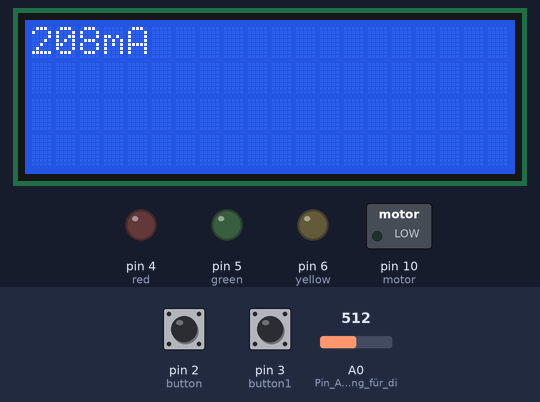
Recording of a sketch running on a simulated Arduino Uno, built with avr-gcc and run on an emulated ATmega328P. Shown: 20×4 character LCD, switched loads named in the sketch (green lamp = pin HIGH), output pins drawn as LEDs (lit = HIGH). The inputs (shaded band) are chosen by the test bench; at power-on: pin 2 (button) HIGH, A0 (Pin_A0_als_Eingang_für_di) = 512, pin 3 (button1) HIGH.

Above: at 1.2 s.
1.3 s: pin 2 (button) pulled LOW for 0.25 s
At 2.6 s:
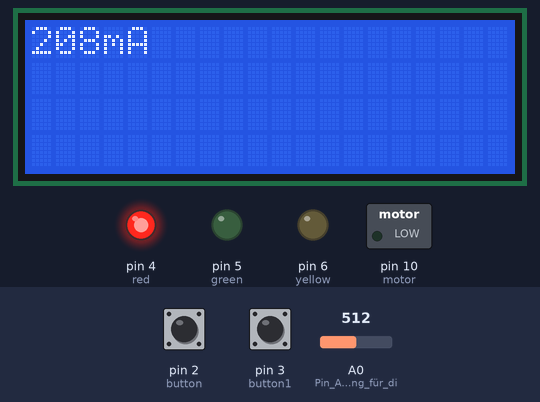
3.0 s: A0 (Pin_A0_als_Eingang_für_di) set to 491
At 3.9 s:
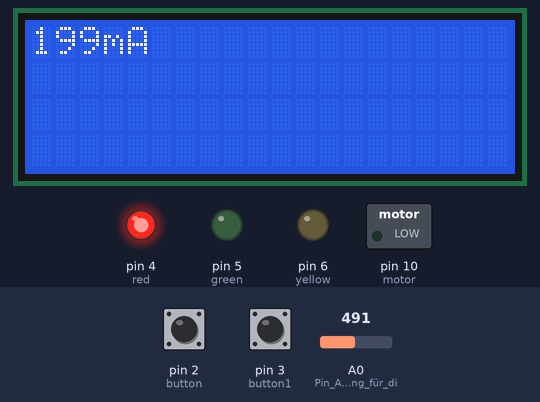
4.5 s: A0 (Pin_A0_als_Eingang_für_di) set to 306
At 5.2 s:
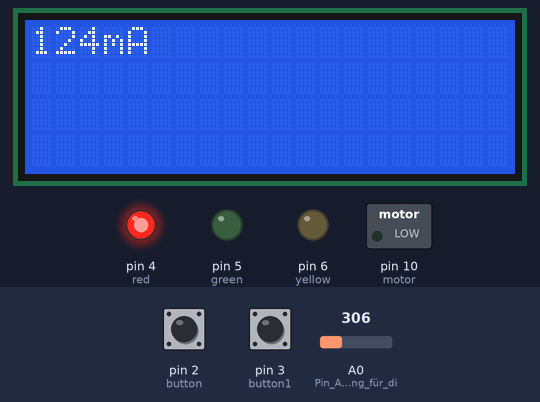
6.1 s: pin 2 (button) pulled LOW for 1 s
At 6.7 s:
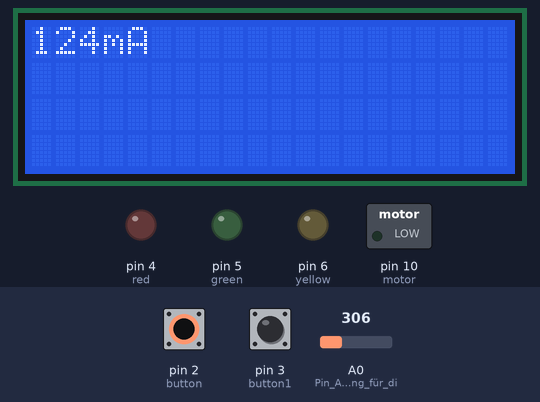
8.6 s: pin 2 (button) pulled LOW for 3.2 s
At 9.3 s:
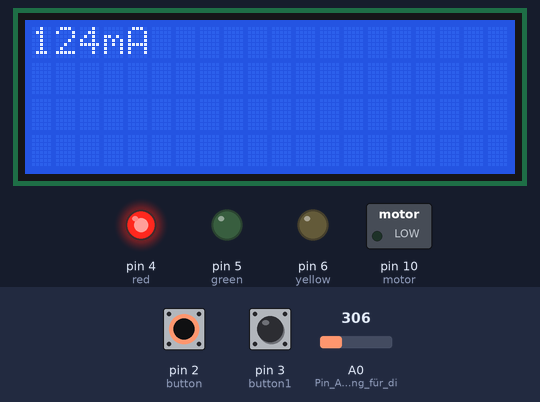
13.3 s: A0 (Pin_A0_als_Eingang_für_di) set to 290
At 14.3 s:
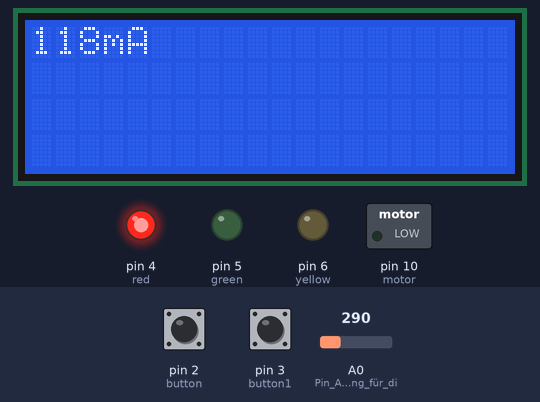
Timing chart, 0 to 15.8 s (numbered marks = the images above; inputs shaded):
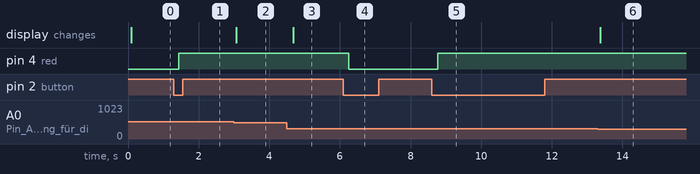

Measured:
- after the input at 1.3 s, pin 4 (red): LOW → HIGH after 0.14 s
- after the input at 3.0 s, the display: changes after 0.07 s (image 2)
- after the input at 4.5 s, the display: changes after 0.17 s (image 3)
- after the input at 6.1 s, pin 4 (red): HIGH → LOW after 0.15 s
- after the input at 8.6 s, pin 4 (red): LOW → HIGH after 0.17 s
- after the input at 13.3 s, the display: changes after 0.07 s (image 6)

The sketch:

codenew__1_.ino.ino
```cpp
#include <Wire.h>
#include <LiquidCrystal_I2C.h>       // Bibliothek für das LCD-Display einbinden
LiquidCrystal_I2C lcd(0x27, 20, 4);  // LCD-Objekt initialisieren (Adresse: 0x27, 20 Zeichen, 4 Zeilen)

// Variable für Strommessung und Tasten
int val = 0;        // Wert für den analogen Eingang (Spannungswert)
int button = 2;     // Pin für den ersten Button
int button1 = 3;    // Pin für den zweiten Button
int red = 4;        // Pin für die rote LED
int yellow = 6;     // Pin für die gelbe LED
int green = 5;      // Pin für die grüne LED
int motor = 10;     // Pin für den Motor
int stromtest = 7;  // TEST-Pin (möglicherweise zum Strom messen)
int strom = 0;      // Stromwert initialisieren

volatile bool buttonPressed = false;   // Status des ersten Buttons (Interrupt-gesteuert)
volatile bool button1Pressed = false;  // Status des zweiten Buttons (Interrupt-gesteuert)

// Interrupt-Service-Routine für Button 1
void buttonPressISR() {
  buttonPressed = !buttonPressed;  // Toggle Button-Status, wenn der Button gedrückt wird
}

// Interrupt-Service-Routine für Button 2
void button1PressISR() {
  button1Pressed = !button1Pressed;  // Toggle Button-Status, wenn der Button gedrückt wird
}

void setup() {
  // Serial.begin(9600);  // Seriellen Monitor für Debugging (optional auskommentiert)

  pinMode(A0, INPUT);              // Pin A0 als Eingang für die Spannungsmessung festlegen
  pinMode(button, INPUT_PULLUP);   // Button 1 als Eingang mit internem Pullup-Widerstand
  pinMode(button1, INPUT_PULLUP);  // Button 2 als Eingang mit internem Pullup-Widerstand

  lcd.init();       // LCD-Display initialisieren
  lcd.backlight();  // Hintergrundbeleuchtung des LCD einschalten

  pinMode(red, OUTPUT);     // Pin für rote LED als Ausgang setzen
  pinMode(yellow, OUTPUT);  // Pin für gelbe LED als Ausgang setzen
  pinMode(green, OUTPUT);   // Pin für grüne LED als Ausgang setzen
  pinMode(motor, OUTPUT);   // Pin für den Motor als Ausgang setzen

  // Interrupts für die Buttons einrichten
  attachInterrupt(digitalPinToInterrupt(button), buttonPressISR, FALLING);    // Button 1 interrupt (Falling Edge)
  attachInterrupt(digitalPinToInterrupt(button1), button1PressISR, FALLING);  // Button 2 interrupt (Falling Edge)
}

void loop() {
  digitalWrite(stromtest, LOW);  // Stromtest-Pin auf LOW setzen (möglicherweise zum Vermeiden von Rauschen oder Interferenzen)

  val = analogRead(A0);                // Analogwert (Spannung) von Pin A0 einlesen
  strom = map(val, 0, 1023, 0, 5000);  // Umrechnung des analog eingelesenen Wertes in mA (Stromstärke)
  strom = strom / 12;                  // Anpassung der Berechnung (kann von der Schaltung abhängen)
  Serial.println(strom);               // Ausgabe des Stromwertes auf dem seriellen Monitor
  delay(20);                           // Kurze Pause, um die Messung zu stabilisieren

  digitalWrite(stromtest, HIGH);  // Stromtest-Pin auf HIGH setzen (möglicherweise für spätere Messung oder Aktivierung)

  lcd.clear();          // LCD-Bildschirm löschen
  lcd.setCursor(0, 0);  // Cursor auf Zeile 0, Spalte 0 setzen
  lcd.print(strom);     // Den berechneten Stromwert auf dem LCD anzeigen
  lcd.print("mA");      // Einheit "mA" nach dem Wert anzeigen
  delay(200);           // Kurze Pause, um das Display nicht zu überfluten

  // Stufe 1: Strom <= 100mA
  if (strom <= 100) {
    digitalWrite(red, LOW);     // Rote LED ausschalten
    digitalWrite(yellow, LOW);  // Gelbe LED ausschalten
    digitalWrite(green, LOW);   // Grüne LED ausschalten
    digitalWrite(motor, LOW);   // Motor ausschalten
  }

  // Stufe 2: Strom zwischen 101mA und 300mA
  else if (strom >= 101 && strom <= 300) {
    if (buttonPressed == true) {  // Wenn Button 1 gedrückt wurde
      digitalWrite(red, HIGH);    // Rote LED einschalten
      digitalWrite(green, LOW);   // Grüne LED ausschalten
      digitalWrite(yellow, LOW);  // Gelbe LED ausschalten
      digitalWrite(motor, LOW);   // Motor ausschalten
    } else {
      digitalWrite(red, LOW);     // Rote LED ausschalten
      digitalWrite(green, LOW);   // Grüne LED ausschalten
      digitalWrite(yellow, LOW);  // Gelbe LED ausschalten
      digitalWrite(motor, LOW);   // Motor ausschalten
    }
  }

  // Stufe 3: Strom zwischen 301mA und 500mA
  else if (strom >= 301 && strom <= 500) {
    if (buttonPressed == true) {  // Wenn Button 1 gedrückt wurde
      // LED-Status setzen
      digitalWrite(green, LOW);
      digitalWrite(red, LOW);
      digitalWrite(yellow, HIGH);  // Gelbe LED einschalten
    } else {
      digitalWrite(green, LOW);   // Grüne LED ausschalten
      digitalWrite(red, LOW);     // Rote LED ausschalten
      digitalWrite(yellow, LOW);  // Gelbe LED ausschalten
      digitalWrite(motor, LOW);   // Motor ausschalten
    }

    if (strom >= 301 && strom <= 500) {
      if (button1Pressed == true) {  // Wenn Button 2 gedrückt wurde
        digitalWrite(green, LOW);    // Grüne LED ausschalten
        digitalWrite(motor, HIGH);   // Motor einschalten
        digitalWrite(red, LOW);      // Rote LED ausschalten
      } else {
        digitalWrite(green, LOW);   // Grüne LED ausschalten
        digitalWrite(red, LOW);     // Rote LED ausschalten
        digitalWrite(yellow, LOW);  // Gelbe LED ausschalten
        digitalWrite(motor, LOW);   // Motor ausschalten
      }
    }
  }

  // Stufe 4: Strom > 500mA
  else if (strom >= 501) {
    if (buttonPressed == true) {  // Wenn Button 1 gedrückt wurde
      digitalWrite(red, LOW);     // Rote LED ausschalten
      digitalWrite(green, HIGH);  // Grüne LED einschalten
      digitalWrite(yellow, LOW);  // Gelbe LED ausschalten
      digitalWrite(motor, HIGH);  // Motor einschalten
    } else {
      digitalWrite(red, LOW);     // Rote LED ausschalten
      digitalWrite(green, LOW);   // Grüne LED ausschalten
      digitalWrite(yellow, LOW);  // Gelbe LED ausschalten
      digitalWrite(motor, LOW);   // Motor ausschalten
    }
  }
}
```
